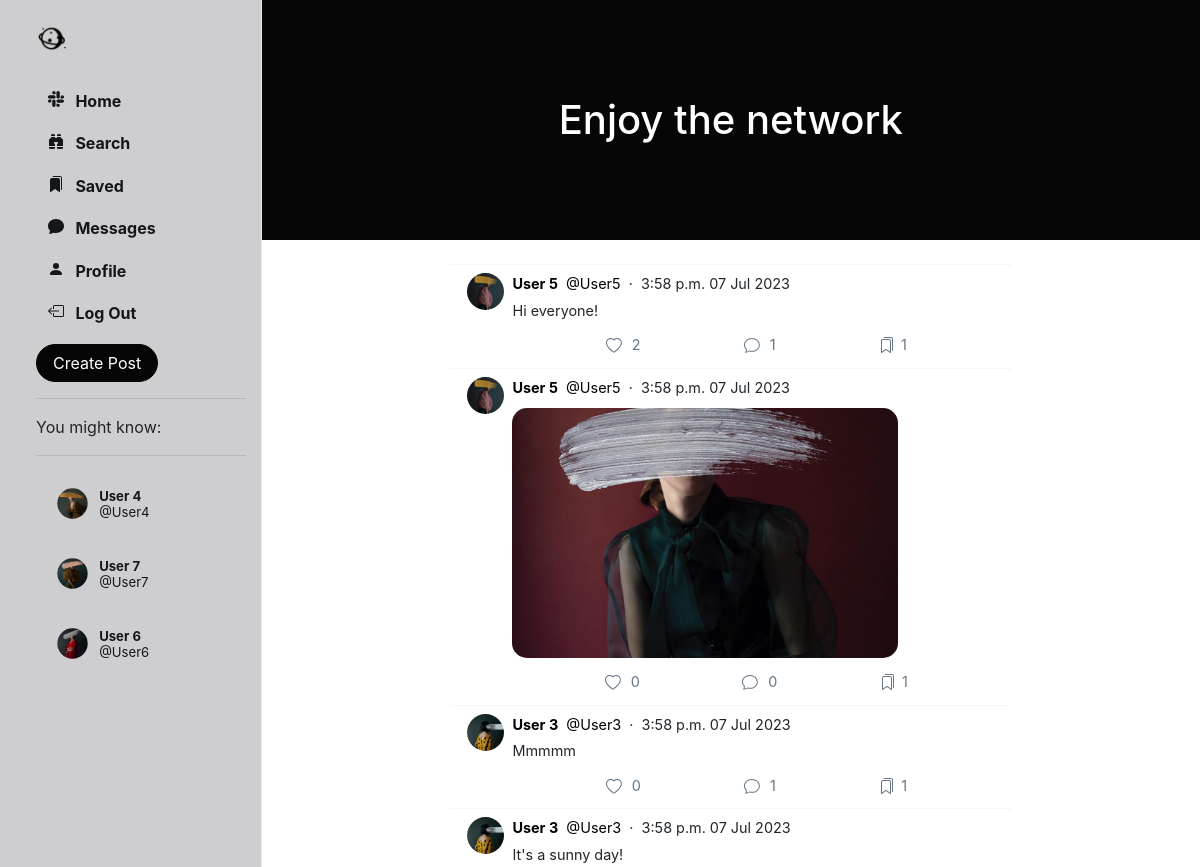
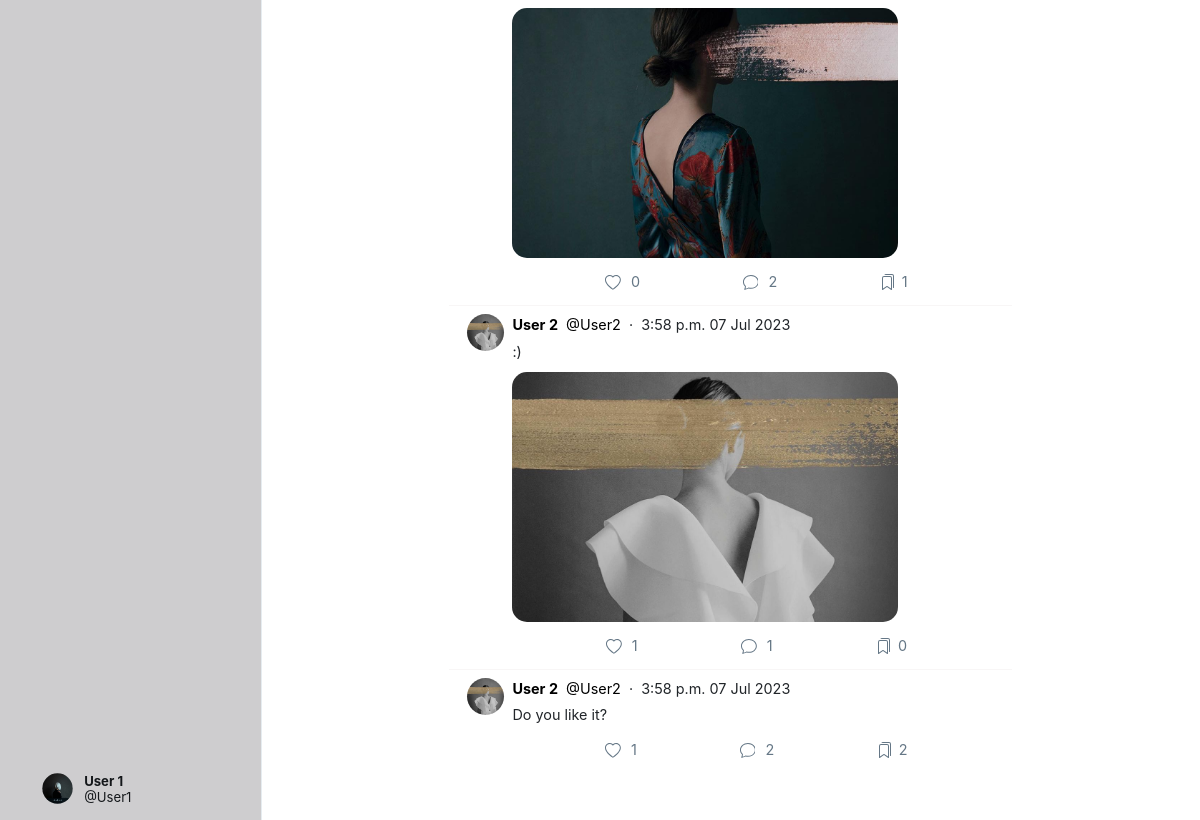
The app's page /home/ (signed in), older data (2 pictures, top to bottom).
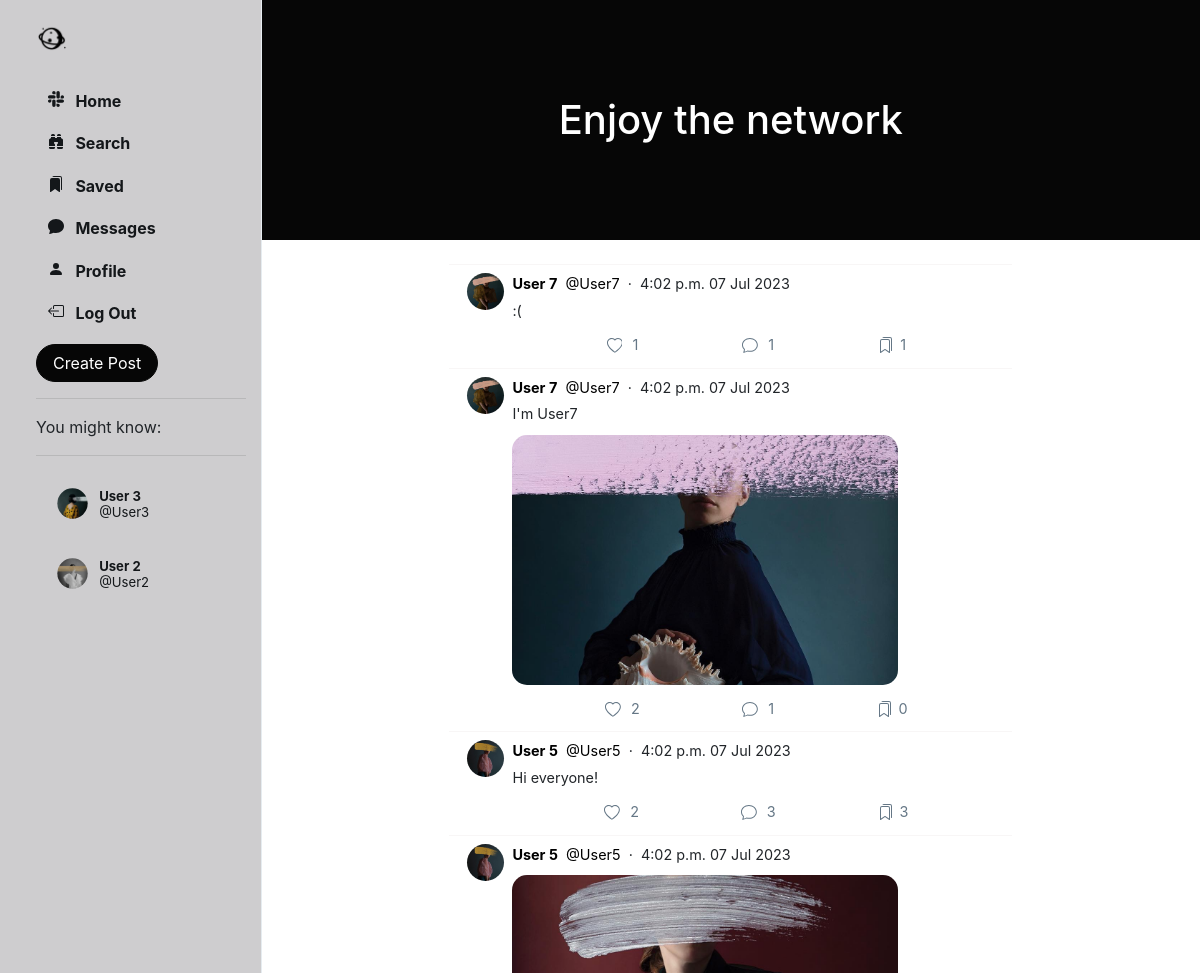
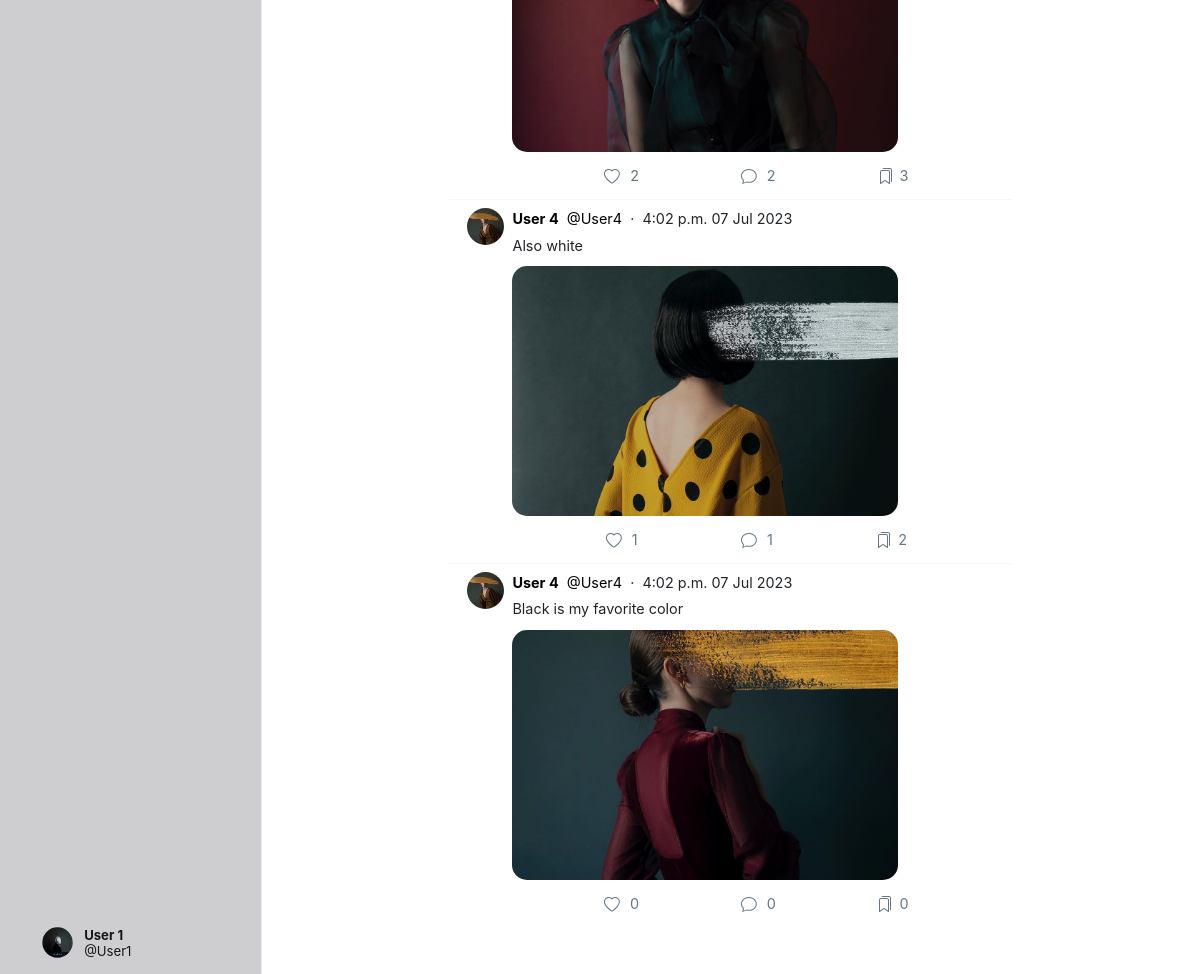
The same page, newer data (2 pictures, top to bottom).
### Network/models.py (models this page shows, shortened)
class User(AbstractUser):
    profile_pic = models.ImageField(upload_to='profile_pic/')
    bio = models.TextField(max_length=160, blank=True, null=True)
    cover = models.ImageField(upload_to='covers/', blank=True)
    follows = models.ManyToManyField("self", related_name="followed_by", symmetrical=False, blank=True)
    def get_suggested_followers(self):
        followed_users = self.follows.all()
        suggested_users = User.objects.exclude(id=self.id).exclude(id__in=followed_users).filter(
            followed_by__in=followed_users)
        suggested_users = suggested_users.annotate(num_my_followers=Count('followed_by__follows')).order_by(
            '-num_my_followers')[:4]
        return suggested_users

class Post(models.Model):
    creator = models.ForeignKey(User, on_delete=models.CASCADE, related_name='posts')
    date_created = models.DateTimeField(default=timezone.now)
    content_text = models.TextField(max_length=140, blank=True)
    content_image = models.ImageField(upload_to='posts/', blank=True)
    likers = models.ManyToManyField(User, blank=True, related_name='likes')
    savers = models.ManyToManyField(User, blank=True, related_name='saved')
    comment_count = models.IntegerField(default=0)

### Network/views.py (the view)
# urls.py: path('home/', views.home, name='home'),
@login_required(login_url='login/')
def home(request):
    user = User.objects.get(id=request.user.id)
    suggestions = user.get_suggested_followers()
    followed_users = user.follows.all()
    start_date = timezone.now() - timedelta(days=1)
    posts = Post.objects.filter(creator__in=followed_users, date_created__gte=start_date).order_by("-date_created")
    context = {
        'user': user,
        'posts': posts,
        'suggestions': suggestions
    }
    return render(request=request, template_name='home.html', context=context)

### Network/templates/home.html
{% extends 'index.html' %}
{% load static %}
{% block home %}
    <header class="py-5" id="home-header">
        <div class="container px-4 px-lg-5 my-5">
            <div class="text-center text-white">
                <h1 class="display-5 fw-bolder"> Enjoy the network</h1>
            </div>
        </div>
    </header>
    <br>
    <div class="main-div-content">
        {% include 'posts.html' %}
    </div>
{% endblock %}

### Network/templates/sidenav.html (shortened to what the changed rows need)
{% load static %}
<div class="sidenav">
    <div style="height: 100%;">
        <br>
        <div class="suggestion">
            {% if suggestions.count > 0 %}
                {% for suggestion in suggestions %}
                    <li class="suggestion-item suggestion-user" id="s-box">
                        <a href="{% url 'profile' suggestion.username %}" class="nav-link">
                            <div class="user_account">
                                <div class="small-profilepic"
                                     style="float: left; background-image: url({{ suggestion.profile_pic.url }});"></div>
                                <div style="height: 2.7vw; margin: auto;">
                                    <div style="margin-top: 4px;">
                                        <strong>{{ suggestion.first_name }} {{ suggestion.last_name }}</strong>
                                    </div>
                                    <div class="grey" style="margin-top: 4px;">
                                        @{{ suggestion.username }}</div>
                                </div>
                            </div>
                        </a>
                    </li>
                {% endfor %}
            {% endif %}
        </div>
    </div>
</div>

### Network/templates/posts.html (shortened to what the changed rows need)
{% load static %}
{% block posts %}
    {% for post in posts.all %}
        <div class="post" data-post_id="{{ post.id }}">
            <div>
                <div>
                    <a href="{% url 'profile' post.creator.username %}">
                        <div class="small-profilepic"
                             style="background-image: url({{ post.creator.profile_pic.url }})"></div>
                    </a>
                </div>
                <div style="flex: 1">
                    <div class="post-main">
                        <div class="post-user">
                            <div>
                                <a href="{% url 'profile' post.creator.username %}">
                                    <span><strong>{{ post.creator.first_name }} {{ post.creator.last_name }}</strong></span>
                                </a>
                                <a href="{% url 'profile' post.creator.username %}">
                                    <span class="grey">&nbsp;@{{ post.creator.username }}</span>
                                </a>
                                <span class="grey">&nbsp;&middot;&nbsp;&nbsp;{{ post.date_created | date:"P d M Y" }}</span>
                            </div>
                        </div>
                        {% if post.content_text is not None %}
                            <div class="post-content">
                                {{ post.content_text | linebreaksbr }}
                            </div>
                        {% endif %}
                        {% if post.content_image %}
                            <div class="post-image"
                                 style=" display: block; background-image: url({{ post.content_image.url }});"></div>
                        {% else %}
                            <div class="post-no-image" style="display: none;"></div>
                        {% endif %}
                        <div class="post-actions">
                            {% if user in post.likers.all %}
                                <div class="like" onclick="unlike_post(this)" data-post_id="{{ post.id }}">
                                    <div class="svg-span">
                                        <svg xmlns="http://www.w3.org/2000/svg" width="16" height="16"
                                             fill="currentColor" class="bi bi-heart-fill" viewBox="0 0 16 16">
                                            <path fill-rule="evenodd"
                                                  d="M8 1.314C12.438-3.248 23.534 4.735 8 15-7.534 4.736 3.562-3.248 8 1.314z"/>
                                        </svg>
                                    </div>
                                    &nbsp;
                                    <div style="padding: 7px 0px;" class="likes_count">{{ post.likers.count }}</div>
                                </div>
                            {% else %}
                                <div class="like" onclick="like_post(this)" data-post_id="{{ post.id }}">
                                    <div class="svg-span">
                                    </div>
                                    <div style="padding: 7px 0px;" class="likes_count">{{ post.likers.count }}</div>
                                </div>
                            {% endif %}
                            <div class="comment" onclick="get_comments('{{ post.id }}')" data-post_id="{{ post.id }}">
                                <div class="svg-span" data-toggle="modal" data-target="#commentPostModal">
                                </div>&nbsp;
                                <div style="padding: 7px 0px;" class="cmt-count">{{ post.comment_count }}</div>
                            </div>
                            {% if user in post.savers.all %}
                                <div class="save" onclick="unsave_post(this)" data-post_id="{{ post.id }}">
                                    <div class="svg-span">
                                        <svg xmlns="http://www.w3.org/2000/svg" width="16" height="16"
                                             fill="currentColor"
                                             class="bi bi-bookmarks-fill" viewBox="0 0 16 16">
                                            <path d="M2 4a2 2 0 0 1 2-2h6a2 2 0 0 1 2 2v11.5a.5.5 0 0 1-.777.416L7 13.101l-4.223 2.815A.5.5 0 0 1 2 15.5V4z"/>
                                            <path d="M4.268 1A2 2 0 0 1 6 0h6a2 2 0 0 1 2 2v11.5a.5.5 0 0 1-.777.416L13 13.768V2a1 1 0 0 0-1-1H4.268z"/>
                                        </svg>
                                    </div>
                                    <div style="padding: 7px 0px;" class="savers_count">{{ post.savers.count }}</div>
                                </div>
                            {% else %}
                                <div class="save" onclick="save_post(this)" data-post_id="{{ post.id }}">
                                    <div class="svg-span">
                                    </div>
                                    <div style="padding: 7px 0px;" class="savers_count">{{ post.savers.count }}</div>
                                </div>
                            {% endif %}
                        </div>
                    </div>
                </div>
            </div>
        </div>
    {% endfor %}
    <br>
    <br>
{% endblock %}

Row changes from the older to the newer data that the page shows:
no longer on this page (row edited): User: profile_pic (picture), first_name "User", last_name "4", username "User4"
no longer on this page (row unchanged): User: profile_pic (picture), first_name "User", last_name "7", username "User7"
no longer on this page (row unchanged): User: profile_pic (picture), first_name "User", last_name "6", username "User6"
no longer on this page (row edited): Post: creator.profile_pic (picture), creator.first_name "User", creator.last_name "3", creator.username "User3", date_created "3:58 p.m. 07 Jul 2023", content_text "Mmmmm", likers.count "0", comment_count "1", savers.count "1"
no longer on this page (row edited): Post: creator.profile_pic (picture), creator.first_name "User", creator.last_name "3", creator.username "User3", date_created "3:58 p.m. 07 Jul 2023", content_text "It's a sunny day!", content_image (picture), likers.count "0", comment_count "2", savers.count "1"
no longer on this page (row edited): Post: creator.profile_pic (picture), creator.first_name "User", creator.last_name "2", creator.username "User2", date_created "3:58 p.m. 07 Jul 2023", content_text ":)", content_image (picture), likers.count "1", comment_count "1", savers.count "0"
no longer on this page (row edited): Post: creator.profile_pic (picture), creator.first_name "User", creator.last_name "2", creator.username "User2", date_created "3:58 p.m. 07 Jul 2023", content_text "Do you like it?", likers.count "1", comment_count "2", savers.count "2"
now on this page (row unchanged): User: profile_pic (picture), first_name "User", last_name "3", username "User3"
now on this page (row unchanged): User: profile_pic (picture), first_name "User", last_name "2", username "User2"
now on this page (row edited): Post: creator.profile_pic (picture), creator.first_name "User", creator.last_name "7", creator.username "User7", date_created "4:02 p.m. 07 Jul 2023", content_text ":(", likers.count "1", comment_count "1", savers.count "1"
now on this page (row edited): Post: creator.profile_pic (picture), creator.first_name "User", creator.last_name "7", creator.username "User7", date_created "4:02 p.m. 07 Jul 2023", content_text "I'm User7", content_image (picture), likers.count "2", comment_count "1", savers.count "0"
changed Post "Hi everyone!": date_created "3:58 p.m. 07 Jul 2023" → "4:02 p.m. 07 Jul 2023"; comment_count "1" → "3"; savers.count "1" → "3"
changed Post (number 4 of 6 on the later page): date_created "3:58 p.m. 07 Jul 2023" → "4:02 p.m. 07 Jul 2023"; likers.count "0" → "2"; comment_count "0" → "2"; savers.count "1" → "3"
now on this page (row edited): Post: creator.profile_pic (picture), creator.first_name "User", creator.last_name "4", creator.username "User4", date_created "4:02 p.m. 07 Jul 2023", content_text "Also white", content_image (picture), likers.count "1", comment_count "1", savers.count "2"
now on this page (row edited): Post: creator.profile_pic (picture), creator.first_name "User", creator.last_name "4", creator.username "User4", date_created "4:02 p.m. 07 Jul 2023", content_text "Black is my favorite color", content_image (picture), likers.count "0", comment_count "0", savers.count "0"
